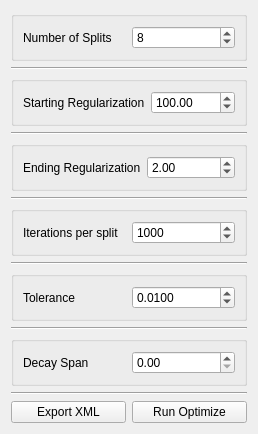
<?xml version="1.0" encoding="UTF-8"?>
<ui version="4.0">
 <class>OptimizeTool</class>
 <widget class="QWidget" name="OptimizeTool">
  <property name="geometry">
   <rect>
    <x>0</x>
    <y>0</y>
    <width>228</width>
    <height>420</height>
   </rect>
  </property>
  <property name="windowTitle">
   <string>Form</string>
  </property>
  <property name="styleSheet">
   <string notr="true">
/*
QWidget{
background: rgb(255, 255, 127)
}
*/
</string>
  </property>
  <layout class="QVBoxLayout" name="verticalLayout">
   <item>
    <widget class="QGroupBox" name="antialias_groupbox">
     <property name="title">
      <string/>
     </property>
     <layout class="QHBoxLayout" name="horizontalLayout_2">
      <item>
       <widget class="QLabel" name="label_3">
        <property name="text">
         <string>Number of Splits</string>
        </property>
       </widget>
      </item>
      <item>
       <widget class="QSpinBox" name="number_of_scales">
        <property name="maximum">
         <number>20000</number>
        </property>
        <property name="value">
         <number>8</number>
        </property>
       </widget>
      </item>
     </layout>
    </widget>
   </item>
   <item>
    <widget class="Line" name="line_3">
     <property name="orientation">
      <enum>Qt::Horizontal</enum>
     </property>
    </widget>
   </item>
   <item>
    <widget class="QGroupBox" name="blur_groupbox_2">
     <property name="title">
      <string/>
     </property>
     <layout class="QHBoxLayout" name="horizontalLayout_4">
      <item>
       <widget class="QLabel" name="label_5">
        <property name="text">
         <string>Starting Regularization</string>
        </property>
       </widget>
      </item>
      <item>
       <widget class="QDoubleSpinBox" name="starting_regularization_">
        <property name="maximum">
         <double>999999.000000000000000</double>
        </property>
        <property name="value">
         <double>100.000000000000000</double>
        </property>
       </widget>
      </item>
     </layout>
    </widget>
   </item>
   <item>
    <widget class="Line" name="line_4">
     <property name="orientation">
      <enum>Qt::Horizontal</enum>
     </property>
    </widget>
   </item>
   <item>
    <widget class="QGroupBox" name="blur_groupbox_3">
     <property name="title">
      <string/>
     </property>
     <layout class="QHBoxLayout" name="horizontalLayout_5">
      <item>
       <widget class="QLabel" name="label_6">
        <property name="text">
         <string>Ending Regularization</string>
        </property>
       </widget>
      </item>
      <item>
       <widget class="QDoubleSpinBox" name="ending_regularization_">
        <property name="maximum">
         <double>999999.000000000000000</double>
        </property>
        <property name="value">
         <double>2.000000000000000</double>
        </property>
       </widget>
      </item>
     </layout>
    </widget>
   </item>
   <item>
    <widget class="Line" name="line_5">
     <property name="orientation">
      <enum>Qt::Horizontal</enum>
     </property>
    </widget>
   </item>
   <item>
    <widget class="QGroupBox" name="blur_groupbox_4">
     <property name="title">
      <string/>
     </property>
     <layout class="QHBoxLayout" name="horizontalLayout_6">
      <item>
       <widget class="QLabel" name="label_7">
        <property name="text">
         <string>Iterations per split</string>
        </property>
       </widget>
      </item>
      <item>
       <widget class="QSpinBox" name="optimization_iterations_">
        <property name="maximum">
         <number>20000</number>
        </property>
        <property name="value">
         <number>1000</number>
        </property>
       </widget>
      </item>
     </layout>
    </widget>
   </item>
   <item>
    <widget class="Line" name="line_9">
     <property name="orientation">
      <enum>Qt::Horizontal</enum>
     </property>
    </widget>
   </item>
   <item>
    <widget class="QGroupBox" name="blur_groupbox_5">
     <property name="title">
      <string/>
     </property>
     <layout class="QHBoxLayout" name="horizontalLayout_7">
      <item>
       <widget class="QLabel" name="label_8">
        <property name="text">
         <string>Tolerance</string>
        </property>
       </widget>
      </item>
      <item>
       <widget class="QDoubleSpinBox" name="tolerance">
        <property name="decimals">
         <number>4</number>
        </property>
        <property name="maximum">
         <double>1000.000000000000000</double>
        </property>
        <property name="value">
         <double>0.010000000000000</double>
        </property>
       </widget>
      </item>
     </layout>
    </widget>
   </item>
   <item>
    <widget class="Line" name="line">
     <property name="orientation">
      <enum>Qt::Horizontal</enum>
     </property>
    </widget>
   </item>
   <item>
    <widget class="QGroupBox" name="groupBox">
     <property name="title">
      <string/>
     </property>
     <layout class="QHBoxLayout" name="horizontalLayout_8">
      <item>
       <widget class="QLabel" name="label">
        <property name="text">
         <string>Decay Span</string>
        </property>
       </widget>
      </item>
      <item>
       <widget class="QDoubleSpinBox" name="decaySpan"/>
      </item>
     </layout>
    </widget>
   </item>
   <item>
    <widget class="Line" name="line_2">
     <property name="orientation">
      <enum>Qt::Horizontal</enum>
     </property>
    </widget>
   </item>
   <item>
    <layout class="QHBoxLayout" name="horizontalLayout_3">
     <item>
      <widget class="QPushButton" name="export_xml_button">
       <property name="text">
        <string>Export XML</string>
       </property>
      </widget>
     </item>
     <item>
      <widget class="QPushButton" name="run_optimize_button">
       <property name="text">
        <string>Run Optimize</string>
       </property>
      </widget>
     </item>
    </layout>
   </item>
   <item>
    <spacer name="verticalSpacer">
     <property name="orientation">
      <enum>Qt::Vertical</enum>
     </property>
     <property name="sizeHint" stdset="0">
      <size>
       <width>20</width>
       <height>40</height>
      </size>
     </property>
    </spacer>
   </item>
  </layout>
 </widget>
 <tabstops>
  <tabstop>number_of_scales</tabstop>
  <tabstop>starting_regularization_</tabstop>
  <tabstop>ending_regularization_</tabstop>
  <tabstop>optimization_iterations_</tabstop>
  <tabstop>tolerance</tabstop>
  <tabstop>export_xml_button</tabstop>
  <tabstop>run_optimize_button</tabstop>
 </tabstops>
 <resources/>
 <connections/>
</ui>
